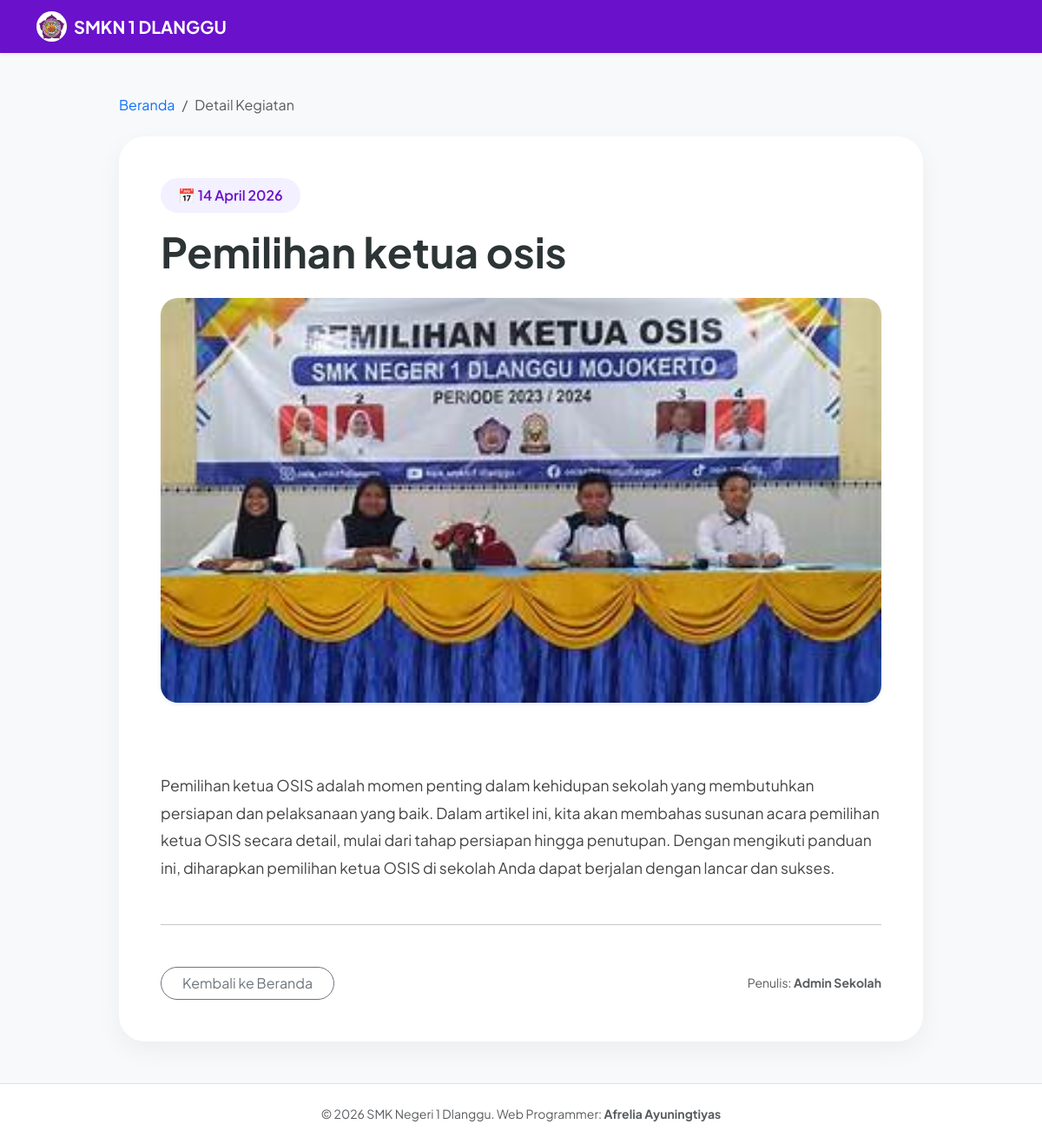
Screenshot of /detail.php?id=6 with the database file from the repository.
### tables this page shows
CREATE TABLE `tbl_kegiatan` (
  `id_kegiatan` int NOT NULL,
  `judul` varchar(255) NOT NULL,
  `deskripsi` text NOT NULL,
  `gambar` varchar(255) DEFAULT NULL,
  `tanggal_kegiatan` timestamp NULL DEFAULT CURRENT_TIMESTAMP
);

### detail.php (the view, shortened to what this page needs)
<?php
include 'koneksi.php';
if(isset($_GET['id'])){
    $id = $_GET['id'];
} else {
    header("location:index.php");
}
$query = mysqli_query($koneksi, "SELECT * FROM tbl_kegiatan WHERE id_kegiatan='$id'");
$d = mysqli_fetch_array($query);
?>
<!DOCTYPE html>
<html lang="id">
<head>
    <link href="https://cdn.jsdelivr.net/npm/bootstrap@5.3.0/dist/css/bootstrap.min.css" rel="stylesheet">
    <link rel="stylesheet" href="https://cdn.jsdelivr.net/npm/bi-icons@1.11.0/font/bootstrap-icons.css">
</head>
<body>
    <nav class="navbar navbar-expand-lg navbar-dark shadow-sm">
        <div class="container">
            <a class="navbar-brand d-flex align-items-center" href="index.php">
                <img src="assets/logo_smk.jpeg" alt="Logo" width="35" class="me-2 rounded-circle">
                <span class="fw-bold">SMKN 1 DLANGGU</span>
            </a>
        </div>
    </nav>
    <div class="container mt-5 mb-5">
        <div class="row justify-content-center">
            <div class="col-lg-10">
                <nav aria-label="breadcrumb" class="mb-4">
                    <ol class="breadcrumb">
                        <li class="breadcrumb-item"><a href="index.php" class="text-decoration-none">Beranda</a></li>
                        <li class="breadcrumb-item active" aria-current="page">Detail Kegiatan</li>
                    </ol>
                </nav>
                <div class="detail-card p-4 p-md-5">
                    <div class="mb-4">
                        <div class="badge-date mb-3">
                            📅 <?php echo date('d F Y', strtotime($d['tanggal_kegiatan'])); ?>
                        </div>
                        <h1 class="fw-bold display-5" style="color: #2d3436;"><?php echo $d['judul']; ?></h1>
                    </div>
                    <div class="mb-5 text-center">
                        <?php if($d['gambar'] != "" && file_exists("assets/".$d['gambar'])): ?>
                            <img src="assets/<?php echo $d['gambar']; ?>" class="img-detail shadow-sm" alt="Berita">
                        <?php else: ?>
                            <img src="assets/logo.jpeg" class="img-detail shadow-sm" alt="Default">
                        <?php endif; ?>
                    </div>
                    <div class="content-area">
                        <?php echo $d['deskripsi']; ?>
                    </div>
                    <hr class="my-5 opacity-10">
                    <div class="d-flex justify-content-between align-items-center">
                        <a href="index.php" class="btn btn-outline-secondary px-4 rounded-pill">
                             Kembali ke Beranda
                        </a>
                        <div class="text-muted small">
                            Penulis: <strong>Admin Sekolah</strong>
                        </div>
                    </div>
                </div>
            </div>
        </div>
    </div>
    <footer class="bg-white py-4 border-top">
        <div class="container text-center">
            <p class="text-muted small mb-0">&copy; 2026 SMK Negeri 1 Dlanggu. Web Programmer: <strong>Afrelia Ayuningtiyas</strong></p>
        </div>
    </footer>
</body>
</html>

### detail.php (style rules this page uses)
:root { --primary-purple: #6a11cb; --soft-purple: #f3f0ff; }
body { font-family: 'Plus Jakarta Sans', sans-serif; background-color: #f8f9fa; }
.navbar { background: #6a11cb !important; }
.detail-card { background: white; border-radius: 30px; border: none; overflow: hidden; box-shadow: 0 10px 30px rgba(0,0,0,0.05); }
.img-detail { width: 100%; max-height: 500px; object-fit: cover; border-radius: 20px; }
.content-area { line-height: 1.8; color: #444; font-size: 1.1rem; white-space: pre-line; }
.badge-date { background: var(--soft-purple); color: var(--primary-purple); padding: 8px 20px; border-radius: 50px; font-weight: 600; display: inline-block; }

### rows the page displays
tbl_kegiatan: tanggal_kegiatan "14 April 2026", judul "Pemilihan ketua osis", gambar (picture), deskripsi "Pemilihan ketua OSIS adalah momen penting dalam kehidupan sekolah yang membutuhkan persiapan dan pelaksanaan yang baik. Dalam artikel ini, kita akan membahas susunan acara pemilihan ketua OSIS secara detail, mulai dari tahap persiapan hingga penutupan. Dengan mengikuti panduan ini, diharapkan pemilihan ketua OSIS di sekolah Anda dapat berjalan dengan lancar dan sukses."
